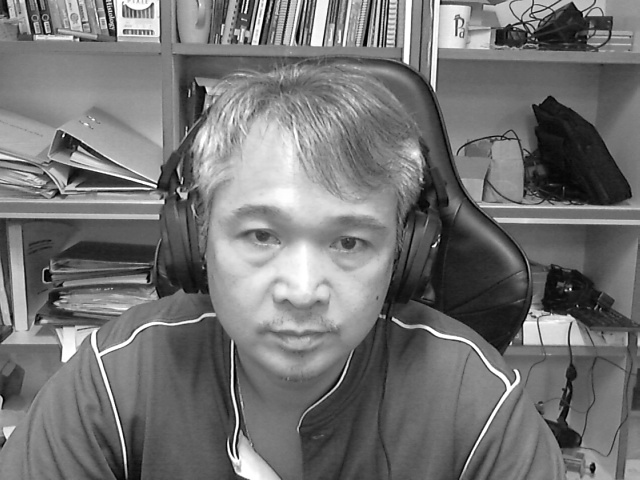
#> input picture term2_2/image_test/for average background subtraction/ajboy.jpg, 640 x 480 px, found by its file name
$ python cH_9.py
#> lines starting #> are read from the running program, lines starting #| are printed output that depends on the picture
import numpy as np
import cv2

img = cv2.imread('image_test\\for average background subtraction\\ajboy.jpg')
#> img is the input picture: shape (480, 640, 3); min 0, max 255, mean 115.6
# img = cv2.resize(img,(426,320))

kernel = np.ones((7,7),np.float32)/49
dst = cv2.filter2D(img,-1,kernel)
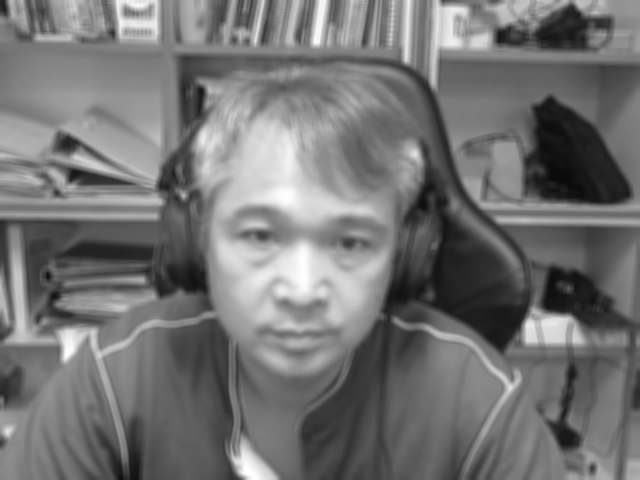
#> dst: shape (480, 640, 3); min 9, max 255, mean 115.6

cv2.imshow('Original Image', img)
cv2.imshow('Low Pass Filter', dst)

cv2.waitKey(0)
cv2.destroyAllWindows()

$ run again, with term2_2/image_test/for average background subtraction/0.jpg copied over term2_2/image_test/for average background subtraction/ajboy.jpg
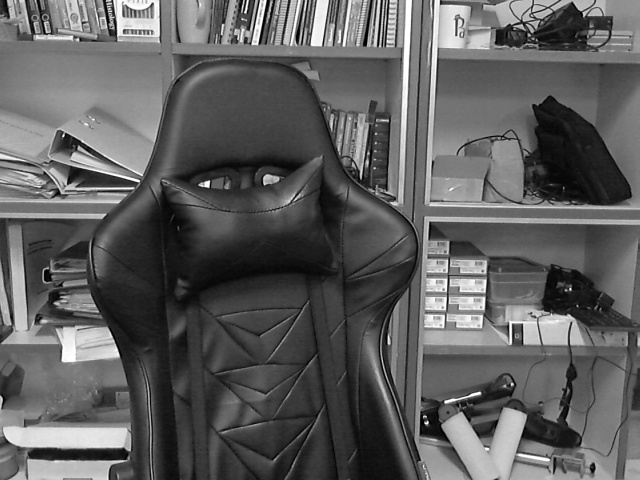
#> input picture term2_2/image_test/for average background subtraction/0.jpg, 640 x 480 px, found by its file name
#> img is the input picture: shape (480, 640, 3); min 0, max 255, mean 94.2
#> `dst = cv2.filter2D(img,-1,kernel)`:
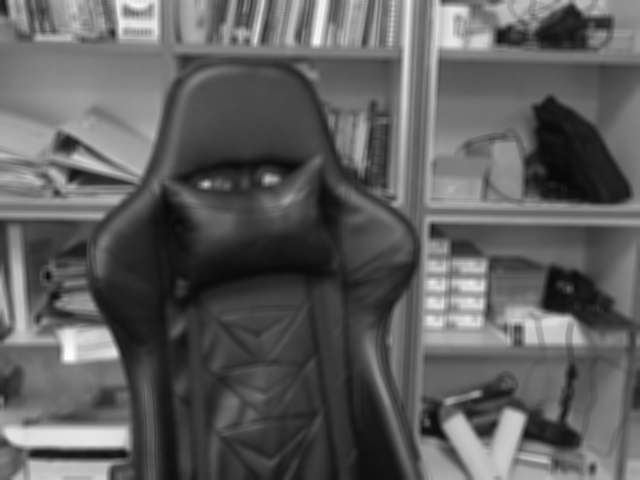
#> dst: shape (480, 640, 3); min 8, max 254, mean 94.2
